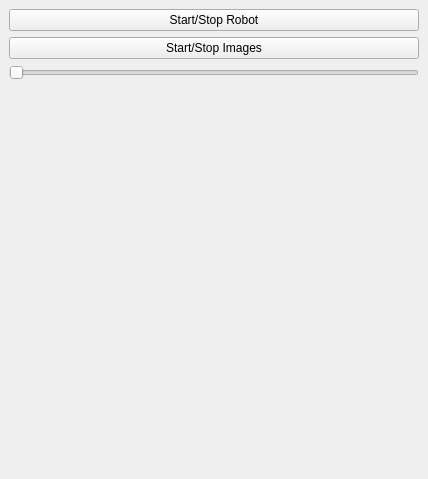
<?xml version="1.0" encoding="UTF-8"?>
<ui version="4.0">
 <class>PA10Plugin</class>
 <widget class="QDockWidget" name="PA10Plugin">
  <property name="geometry">
   <rect>
    <x>0</x>
    <y>0</y>
    <width>428</width>
    <height>479</height>
   </rect>
  </property>
  <property name="windowTitle">
   <string>PA10</string>
  </property>
  <widget class="QWidget" name="contents">
   <layout class="QVBoxLayout" name="verticalLayout_2">
    <item>
     <layout class="QVBoxLayout" name="verticalLayout" stretch="0,0,0,0">
      <property name="sizeConstraint">
       <enum>QLayout::SetDefaultConstraint</enum>
      </property>
      <item>
       <widget class="QPushButton" name="btnStartStop">
        <property name="text">
         <string>Start/Stop Robot</string>
        </property>
       </widget>
      </item>
      <item>
       <widget class="QPushButton" name="btnImages">
        <property name="text">
         <string>Start/Stop Images</string>
        </property>
       </widget>
      </item>
      <item>
       <widget class="QSlider" name="callbackSpeedSlider">
        <property name="minimum">
         <number>1</number>
        </property>
        <property name="maximum">
         <number>100</number>
        </property>
        <property name="singleStep">
         <number>1</number>
        </property>
        <property name="orientation">
         <enum>Qt::Horizontal</enum>
        </property>
       </widget>
      </item>
      <item>
       <widget class="QLabel" name="label">
        <property name="text">
         <string/>
        </property>
       </widget>
      </item>
     </layout>
    </item>
   </layout>
  </widget>
 </widget>
 <resources/>
 <connections/>
</ui>
